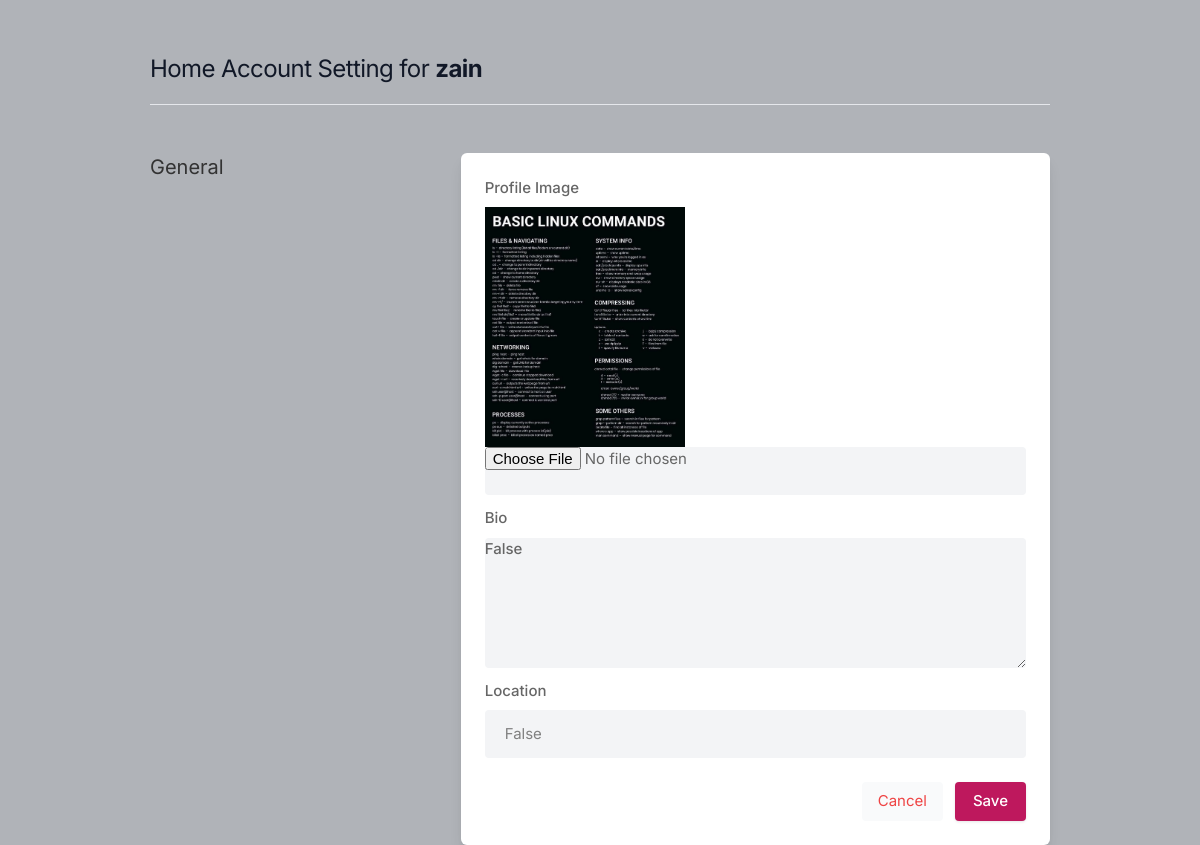
Before: /Setting (signed in) with the older database file.
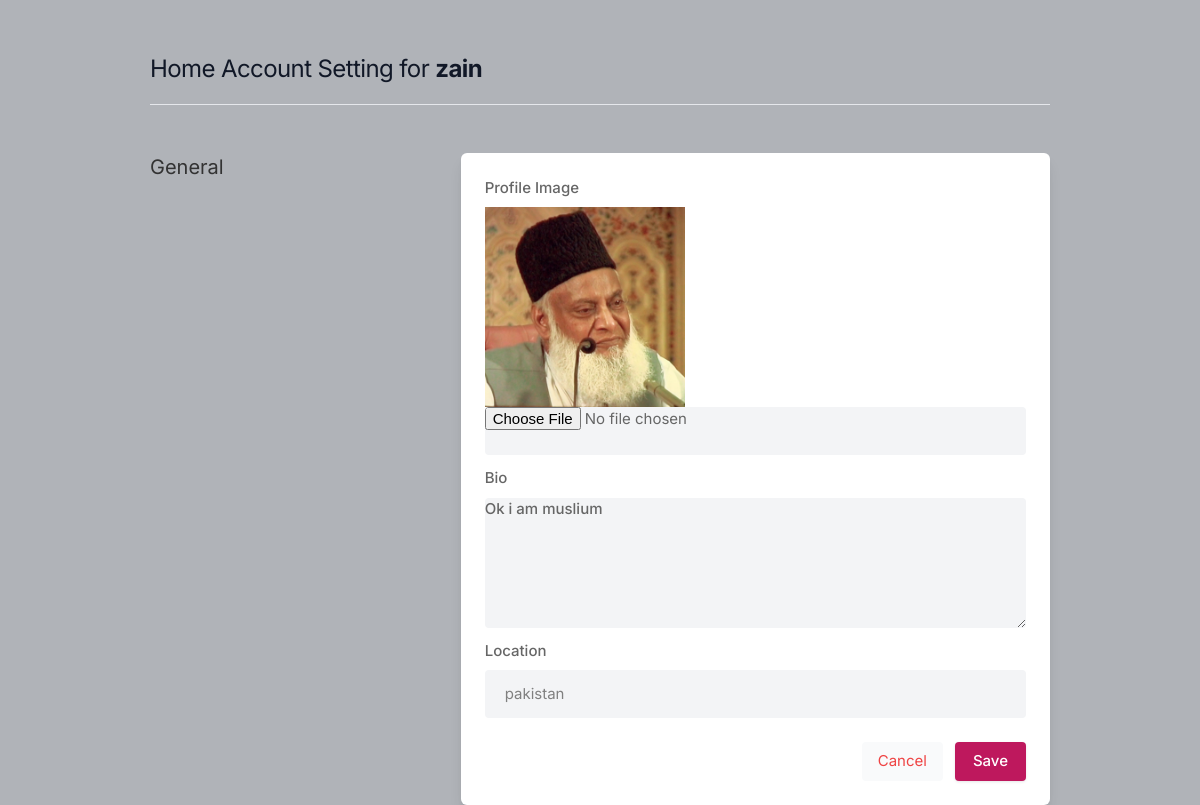
After: the same page with the newer database file.
### core/models.py (models this page shows, shortened)
class Profile(models.Model):
    user = models.ForeignKey(User, on_delete=models.CASCADE)
    id_user = models.IntegerField()
    bio = models.CharField(max_length=500, blank=True)
    profile_img = models.ImageField(upload_to='Profile_images', default='blank-profile.png')
    location = models.CharField(max_length=500, blank=True)

### core/views.py (the view, shortened to what this page needs)
# urls.py: path('Setting', views.setting, name='setting'),
@login_required(login_url='sign_in')
def setting(request):
    User_Profile = Profile.objects.get(user=request.user)
    return render(request, 'setting.html', {'User_Profile': User_Profile})

### templates/setting.html (shortened to what this page needs)
{% load static %}
<!DOCTYPE html>
<html lang="en">
<head>
    <link rel="stylesheet" href="{% static 'assets/css/icons.css' %}">
    <link rel="stylesheet" href="{% static 'assets/css/uikit.css' %}">
    <link rel="stylesheet" href="{% static 'assets/css/style.css' %}">
    <link rel="stylesheet" href="{% static 'assets/css/tailwind.css' %}">
</head>
<body>
            <div class="container m-auto">
                <h1 class="text-2xl leading-none text-gray-900 tracking-tight mt-3"> <a href = '/'> Home Account Setting for <b>{{user.username}}</b> </a> </h1>
                <br>
                <hr>
                <div class="grid lg:grid-cols-3 mt-12 gap-8">
                    <div>
                        <h3 class="text-xl mb-2"> General </h3>
                    </div>
                    <div class="bg-white rounded-md lg:shadow-lg shadow col-span-2">
                        <form action="" method="POST" enctype="multipart/form-data">
                       <div class="grid grid-cols-2 gap-3 lg:p-6 p-4">
                                <div class="col-span-2">
                                <label for=""> Profile Image</label>
                                    <img width="200" height="200" src="{{User_Profile.profile_img}}"/>
                                <input type="file" value="" name ='image' placeholder="Profile Image" class="shadow-none bg-gray-100">
                            </div>
                            <div class="col-span-2">
                                <label for="about">Bio</label>
                                <textarea id="about" name="bio" rows="3"  class="shadow-none bg-gray-100">{{User_Profile.bio}}</textarea>
                            </div>
                            <div class="col-span-2">
                                <label for=""> Location</label>
                                <input type="text" name ='location' value = "{{User_Profile.location}}" placeholder="" class="shadow-none bg-gray-100">
                            </div>
                       </div>
                       <div class="bg-gray-10 p-6 pt-0 flex justify-end space-x-3">
                           <button class="p-2 px-4 rounded bg-gray-50 text-red-500"> <a href="/"> Cancel</a> </button>
                           <button type="submit" class="button bg-blue-700"> Save </button>
                       </div>
                     </form>
                    </div>
                </div>
</body>
</html>

### static/assets/css/style.css (style rules this page uses)
body { background-color: #B0B3B8!important; }
button { vertical-align: middle; }
span.button, button.button { background-color: #be185d; top: 0; color: #fff; position: relative; padding: 8px 18px; line-height: 22px; position: relative; font-weight: 500; font-size: 15px; display: inline-block; -webkit-transition: all 0.2s ease-in-out; transition: all 0.2s ease-in-out; cursor: pointer; overflow: hidden; border: none; border-radius: 4px; -webkit-box-shadow: 0 1px 3px rgba(0, 0, 0, 0.1); box-shadow: 0 1px 3px rgba(0, 0, 0, 0.1); }
input { height: 48px; line-height: 48px; padding: 0 20px; outline: none; font-size: 15px; color: #808080; max-width: 100%; width: 100%; -webkit-box-sizing: border-box; box-sizing: border-box; display: block; font-weight: 400; opacity: 1; border-radius: 4px; border: none; -webkit-box-shadow: 0 1px 4px 0px rgba(0, 0, 0, 0.12); box-shadow: 0 1px 4px 0px rgba(0, 0, 0, 0.12); }
input[type="text"], input[type="password"], input[type="email"], input[type="number"] { height: 48px; line-height: 48px; padding: 0 20px; outline: none; font-size: 15px; color: #808080; max-width: 100%; width: 100%; -webkit-box-sizing: border-box; box-sizing: border-box; display: block; font-weight: 400; opacity: 1; border-radius: 4px; border: none; -webkit-box-shadow: 0 1px 4px 0px rgba(0, 0, 0, 0.12); box-shadow: 0 1px 4px 0px rgba(0, 0, 0, 0.12); }
textarea { height: 48px; line-height: 48px; padding: 0 20px; outline: none; font-size: 15px; color: #808080; margin: 0 0 16px 0; max-width: 100%; width: 100%; -webkit-box-sizing: border-box; box-sizing: border-box; display: block; background-color: #fff; font-weight: 500; opacity: 1; border-radius: 4px; border: none; -webkit-box-shadow: 0 1px 4px 0px rgba(0, 0, 0, 0.12); box-shadow: 0 1px 4px 0px rgba(0, 0, 0, 0.12); }
input { -webkit-transition: all 0.1s ease-in-out; transition: all 0.1s ease-in-out; }
::placeholder { color: #808080; opacity: 1; }
textarea { height: auto; line-height: 27px; padding: 20px; min-height: 130px; -webkit-transition: none !important; transition: none !important; min-width: 100%; }
label, legend { display: block; font-weight: bold; font-size: 15px; font-weight: 500; margin-bottom: 8px; }
button { border: none; margin: 0; padding: 0; width: auto; overflow: visible; background: transparent; color: inherit; font: inherit; line-height: normal; cursor: pointer; }
a { color: #be185d; -webkit-transition: 0.3s; transition: 0.3s; outline: none !important; }
button { outline: none !important; }
img { max-width: 100%; }
body { color: #666; font-size: 15px; line-height: 27px; background-color: #f0f2f5; font-family: "Inter", sans-serif; text-transform: none; }
h1, h2, h3, h4, h5, h6 { font-family: "Inter", sans-serif; text-transform: none; }
input[type="text"], input[type="password"], input[type="email"] { font-family: "Inter", sans-serif; text-transform: none; }
textarea, select { font-family: "Inter", sans-serif; text-transform: none; }
button, body .pac-container { font-family: "Inter", sans-serif; text-transform: none; }
h1, h2, h3, h4, h5, h6 { color: #333; font-weight: 500; margin: 0; padding: 0; }
h1 { font-size: 32px; }
h3 { font-size: 22px; }
b, strong { font-weight: 700 !important; }
@media (min-width: 1024px) { .container { max-width: 900px !important; padding-top: 45px; } }
.shadow-none { -webkit-box-shadow: none !important; box-shadow: none !important; }

Changed rows visible on the page:
changed Profile: profile_img: a different picture; bio "False" → "Ok i am muslium"; location "False" → "pakistan"
